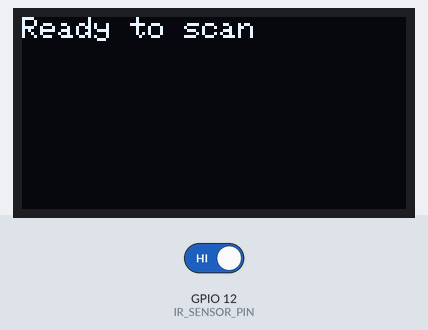
Recording of a sketch running on a simulated ESP32. Shown: 128×64 one-colour display. Inputs (shaded band) come from the test bench; at power-on: GPIO 12 (IR_SENSOR_PIN) HIGH. WiFi joins after 1.5 s; servers stay silent unless stated; uploads are accepted with an empty reply; the camera gives no picture; what the sketch prints to the serial monitor is not drawn.

Above: at 3.0 s.
3.1 s: GPIO 12 (IR_SENSOR_PIN) driven LOW
At 3.26 s:
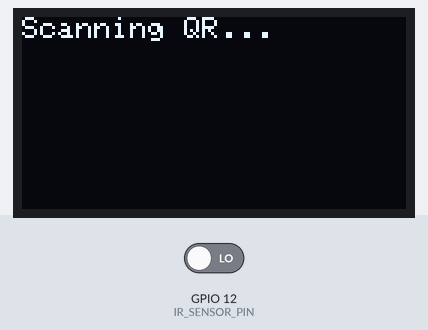
At 4.0 s:
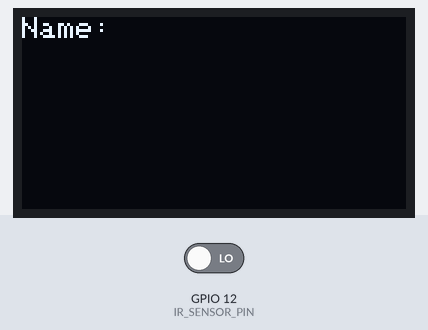
Timing chart, 0 to 6.1 s (numbered marks = the images above; inputs shaded):
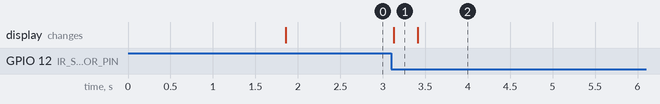

Measured:
- after the input at 3.1 s, the display: changes at once (image 1)

The sketch:

IR_ESP32_CAM.ino
```cpp
#include "esp_camera.h"
#include <WiFi.h>
#include <Wire.h>
#include <Adafruit_GFX.h>
#include <Adafruit_SSD1306.h>
#include <HTTPClient.h>

// WiFi Credentials
const char* ssid = "YOUR_SSID";
const char* password = "YOUR_PASSWORD";

// Server URL
const char* serverUrl = "http://YOUR_SERVER_IP:5000/decode"; //this will come from Python code

// Camera Config for AI Thinker ESP32-CAM
#define PWDN_GPIO_NUM     32
#define RESET_GPIO_NUM    -1
#define XCLK_GPIO_NUM      0
#define SIOD_GPIO_NUM     26
#define SIOC_GPIO_NUM     27
#define Y9_GPIO_NUM       35
#define Y8_GPIO_NUM       34
#define Y7_GPIO_NUM       39
#define Y6_GPIO_NUM       36
#define Y5_GPIO_NUM       21
#define Y4_GPIO_NUM       19
#define Y3_GPIO_NUM       18
#define Y2_GPIO_NUM        5
#define VSYNC_GPIO_NUM    25
#define HREF_GPIO_NUM     23
#define PCLK_GPIO_NUM     22

// IR Proximity Sensor & OLED
#define IR_SENSOR_PIN  12  // GPIO12
#define SCREEN_WIDTH  128
#define SCREEN_HEIGHT  64
Adafruit_SSD1306 display(SCREEN_WIDTH, SCREEN_HEIGHT, &Wire, -1);

void setup() {
    Serial.begin(115200);
    pinMode(IR_SENSOR_PIN, INPUT);

    // Connect to WiFi
    WiFi.begin(ssid, password);
    while (WiFi.status() != WL_CONNECTED) {
        delay(500);
        Serial.print(".");
    }
    Serial.println("\nConnected to WiFi");
    Serial.print("IP Address: ");
    Serial.println(WiFi.localIP());

    // Initialize the camera
    camera_config_t config;
    config.ledc_channel = LEDC_CHANNEL_0;
    config.ledc_timer = LEDC_TIMER_0;
    config.pin_d0 = Y2_GPIO_NUM;
    config.pin_d1 = Y3_GPIO_NUM;
    config.pin_d2 = Y4_GPIO_NUM;
    config.pin_d3 = Y5_GPIO_NUM;
    config.pin_d4 = Y6_GPIO_NUM;
    config.pin_d5 = Y7_GPIO_NUM;
    config.pin_d6 = Y8_GPIO_NUM;
    config.pin_d7 = Y9_GPIO_NUM;
    config.pin_xclk = XCLK_GPIO_NUM;
    config.pin_pclk = PCLK_GPIO_NUM;
    config.pin_vsync = VSYNC_GPIO_NUM;
    config.pin_href = HREF_GPIO_NUM;
    config.pin_sscb_sda = SIOD_GPIO_NUM;
    config.pin_sscb_scl = SIOC_GPIO_NUM;
    config.pin_pwdn = PWDN_GPIO_NUM;
    config.pin_reset = RESET_GPIO_NUM;
    config.xclk_freq_hz = 20000000;
    config.pixel_format = PIXFORMAT_GRAYSCALE;
    config.frame_size = FRAMESIZE_QVGA;
    config.jpeg_quality = 12;
    config.fb_count = 2;

    if (esp_camera_init(&config) != ESP_OK) {
        Serial.println("Camera init failed!");
        return;
    }
    Serial.println("Camera ready!");

    // Initialize OLED
    if (!display.begin(SSD1306_SWITCHCAPVCC, 0x3C)) {
        Serial.println("SSD1306 allocation failed");
    }
    display.clearDisplay();
    display.setTextSize(1);
    display.setTextColor(WHITE);
    display.setCursor(0, 0);
    display.println("Ready to scan");
    display.display();
}

void loop() {
    if (digitalRead(IR_SENSOR_PIN) == LOW) {  // Object detected
        Serial.println("Object detected! Capturing QR...");
        display.clearDisplay();
        display.setCursor(0, 0);
        display.println("Scanning QR...");
        display.display();

        camera_fb_t *fb = esp_camera_fb_get();
        if (!fb) {
            Serial.println("Failed to capture image");
            return;
        }

        // Send image to server
        HTTPClient http;
        http.begin(serverUrl);
        http.addHeader("Content-Type", "image/jpeg");
        int httpResponseCode = http.POST(fb->buf, fb->len);
        esp_camera_fb_return(fb);

        if (httpResponseCode > 0) {
            String name = http.getString();
            Serial.print("QR Decoded: ");
            Serial.println(name);

            // Display on OLED
            display.clearDisplay();
            display.setCursor(0, 0);
            display.println("Name:");
            display.println(name);
            display.display();
        } else {
            Serial.println("Server error");
        }
        http.end();
        delay(5000);  // Prevent multiple scans
    }
}
```
